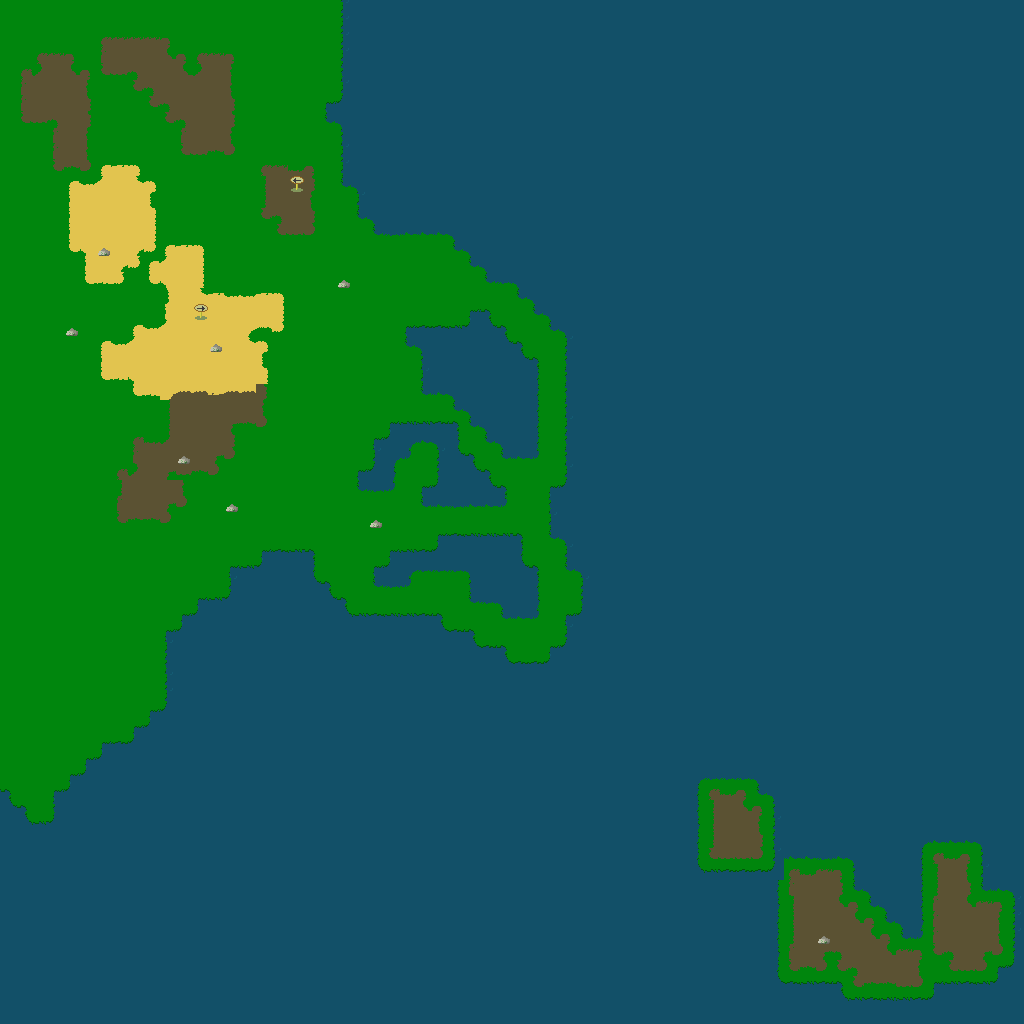

The image is a tile-based game level rendered from a .tmx file. Its description and source (layers, tilesets, objects; grid data summarised) follow:
An orthogonal 64x64 tile map with 16x16 px tiles, 2 tile layers (Underlay, Overlay).

<map version="1.4" tiledversion="1.4.2" orientation="orthogonal" renderorder="right-down" width="64" height="64" tilewidth="16" tileheight="16" infinite="0" nextlayerid="3" nextobjectid="1">
 <tileset firstgid="1" source="0/0_Test.tsx" />
 <layer id="1" name="Underlay" width="64" height="64">
  <data>[4096 cells, 4096 non-empty, 65 distinct tile ids]</data>
 </layer>
 <layer id="2" name="Overlay" width="64" height="64">
  <data>[4096 cells, 10 non-empty, 3 distinct tile ids]</data>
 </layer>
</map>
